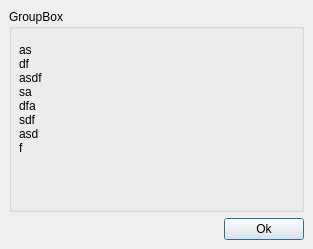
<ui version="4.0" >
 <class>help</class>
 <widget class="QDialog" name="help" >
  <property name="geometry" >
   <rect>
    <x>0</x>
    <y>0</y>
    <width>313</width>
    <height>249</height>
   </rect>
  </property>
  <property name="sizePolicy" >
   <sizepolicy>
    <hsizetype>0</hsizetype>
    <vsizetype>0</vsizetype>
    <horstretch>0</horstretch>
    <verstretch>0</verstretch>
   </sizepolicy>
  </property>
  <property name="minimumSize" >
   <size>
    <width>0</width>
    <height>0</height>
   </size>
  </property>
  <property name="maximumSize" >
   <size>
    <width>9999999</width>
    <height>9999999</height>
   </size>
  </property>
  <property name="windowTitle" >
   <string>Form1</string>
  </property>
  <property name="modal" >
   <bool>true</bool>
  </property>
  <layout class="QGridLayout" >
   <property name="margin" >
    <number>9</number>
   </property>
   <property name="spacing" >
    <number>6</number>
   </property>
   <item row="1" column="1" >
    <widget class="QPushButton" name="exit" >
     <property name="minimumSize" >
      <size>
       <width>70</width>
       <height>0</height>
      </size>
     </property>
     <property name="text" >
      <string>Ok</string>
     </property>
     <property name="icon" >
      <iconset resource="icons.qrc" >:/icons/button_ok.png</iconset>
     </property>
    </widget>
   </item>
   <item row="1" column="0" >
    <spacer>
     <property name="orientation" >
      <enum>Qt::Horizontal</enum>
     </property>
     <property name="sizeHint" >
      <size>
       <width>40</width>
       <height>20</height>
      </size>
     </property>
    </spacer>
   </item>
   <item row="0" column="0" colspan="2" >
    <widget class="QGroupBox" name="frame" >
     <property name="title" >
      <string>GroupBox</string>
     </property>
     <widget class="QLabel" name="text" >
      <property name="geometry" >
       <rect>
        <x>10</x>
        <y>20</y>
        <width>321</width>
        <height>401</height>
       </rect>
      </property>
      <property name="text" >
       <string>
as
df
asdf
sa
dfa
sdf
asd
f</string>
      </property>
      <property name="alignment" >
       <set>Qt::AlignLeading|Qt::AlignLeft|Qt::AlignTop</set>
      </property>
      <property name="wordWrap" >
       <bool>true</bool>
      </property>
     </widget>
    </widget>
   </item>
  </layout>
 </widget>
 <layoutdefault spacing="6" margin="11" />
 <pixmapfunction>qPixmapFromMimeSource</pixmapfunction>
 <resources>
  <include location="icons.qrc" />
 </resources>
 <connections>
  <connection>
   <sender>exit</sender>
   <signal>clicked()</signal>
   <receiver>help</receiver>
   <slot>close()</slot>
   <hints>
    <hint type="sourcelabel" >
     <x>81</x>
     <y>324</y>
    </hint>
    <hint type="destinationlabel" >
     <x>219</x>
     <y>187</y>
    </hint>
   </hints>
  </connection>
 </connections>
</ui>
